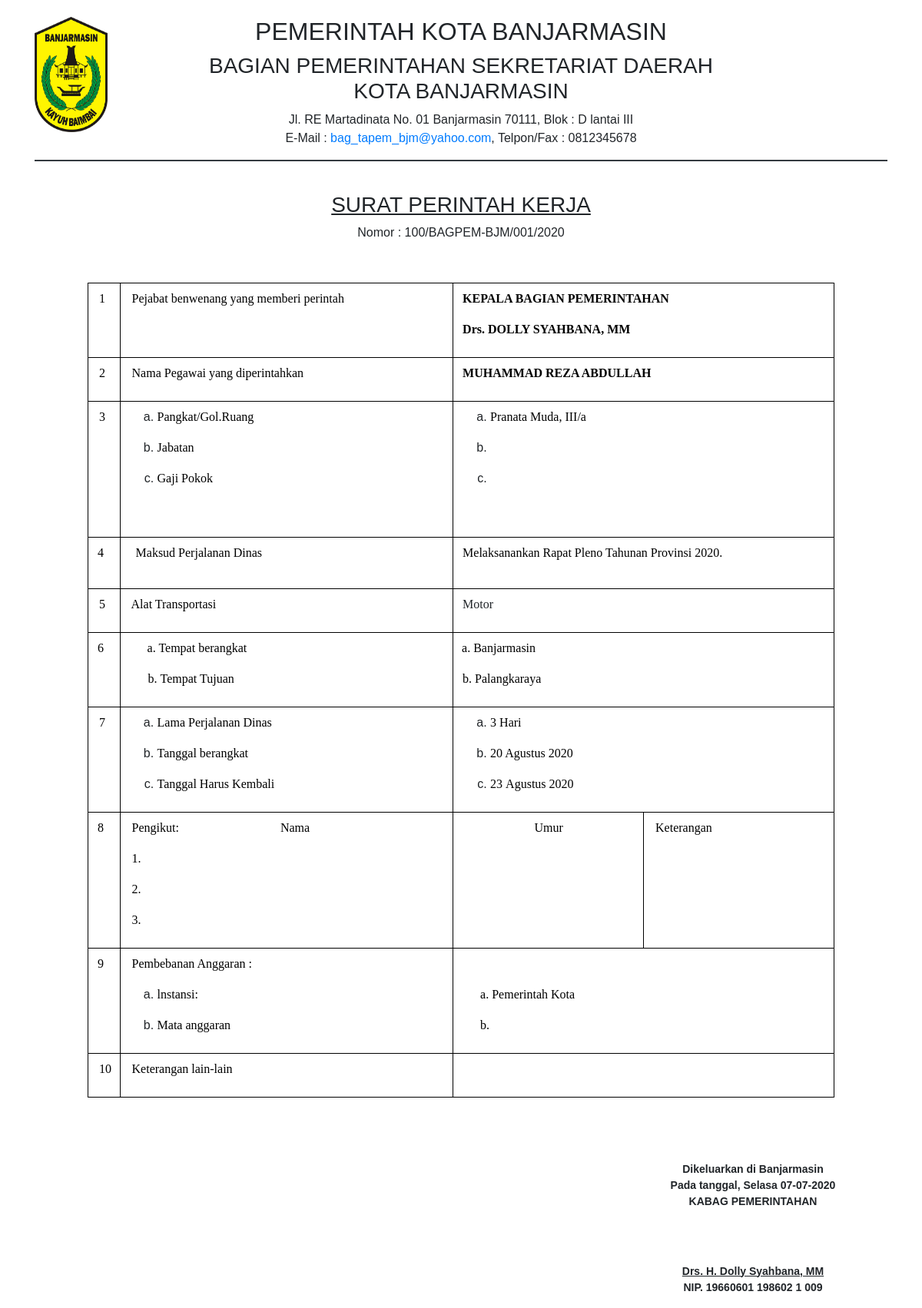
The page /admin/laporan/lap_sk_kerja.php?id=100/BAGPEM-BJM/001/2020 on the database its author committed.
### tables this page shows
CREATE TABLE `surat_keluar` (
  `id_sk` int(11) NOT NULL,
  `pembuat` varchar(225) NOT NULL,
  `no_surat` varchar(225) NOT NULL,
  `tgl_dibuat` datetime NOT NULL,
  `perihal` varchar(225) NOT NULL,
  `penerima` text NOT NULL,
  `isi` longtext NOT NULL,
  `type_surat` varchar(25) NOT NULL,
  `status_surat` int(5) NOT NULL
);

CREATE TABLE `user` (
  `id` int(11) NOT NULL,
  `username` varchar(50) NOT NULL,
  `password` varchar(225) NOT NULL,
  `nama` varchar(255) NOT NULL,
  `nip` varchar(25) NOT NULL,
  `pangkat` varchar(50) NOT NULL,
  `telegram_id` int(25) NOT NULL,
  `images` varchar(100) NOT NULL
);

### connections/tgl_indo.php (called while the page is built)
<?php
    function tgl_indo($indo_tgl){
       $tr   = trim($indo_tgl);
       $indo_tgl    = str_replace(array('Sun', 'Mon', 'Tue', 'Wed', 'Thu', 'Fri', 'Sat', 'January', 'February', 'March', 'April', 'May', 'June', 'July', 'August', 'September', 'October', 'November', 'December'), array('Minggu', 'Senin', 'Selasa', 'Rabu', 'Kamis', 'Jum\'at', 'Sabtu', 'Januari', 'Februari', 'Maret', 'April', 'Mei', 'Juni', 'Juli', 'Agustus', 'September', 'Oktober', 'November', 'Desember'), $tr);
       return $indo_tgl;
   }
 ?>

### admin/laporan/lap_sk_kerja.php (the view, shortened to what this page needs)
<?php include_once '../../assets/kop_surat.php';
include '../../connections/connection_db.php';?>
<?php
$id=$_GET['id'];
$sql=mysqli_query($con,"SELECT * from surat_keluar where no_surat='$id'");
while ($data=mysqli_fetch_array($sql)) {
	$tgl_dibuat=$data['tgl_dibuat'];
	?>
	<div class="row">
		<div class="col-md-12">
			<center>
				<u><h3>SURAT PERINTAH KERJA	</h3></u>
				Nomor : <?php echo $data['no_surat']; ?>
			</center>
		</div>
	</div>
	<br>
	<br>
	<div class="col-md-12" style="margin-top: 5px;">
			<?php echo $data['isi']; ?>
	</div>
	<br>
	<br>
	<div class="row">
		<div class="col-md-6"></div>
		<div class="col-md-2"></div>
		<div class="col-md-4" style="text-align: center; font-size: 14px;font-family: sans-serif;margin-top: 3%;">
			<b>
			Dikeluarkan di Banjarmasin
			<br>
			Pada tanggal, <?php echo tgl_indo(date("D d-m-Y",strtotime($tgl_dibuat))) ?>
<?php } ?>
			<?php
			$query=mysqli_query($con,"select * from user where username='kabag'");
			$user=mysqli_fetch_array($query);
			$ttd=$user['nama'];
			$nip=$user['nip'];
			?>
			<p style="margin-bottom: 70px;">KABAG PEMERINTAHAN</p>
			<p><u><?php echo $ttd; ?></u><br>NIP. <?php echo $nip; ?></p>
		</b>
	</div>
</div>
</div>
</body>
</html>

### assets/kop_surat.php (style rules this page uses)
table { width: 90%; margin-left: 5%; margin-right: 5%; border-collapse: collapse; table-layout: fixed; }
table, th, td { border: 1px solid black; padding: 8px; }
table td { text-align: justify; word-wrap: break-word; }

### rows shown on the page
surat_keluar: no_surat "100/BAGPEM-BJM/001/2020", isi "1 Pejabat benwenang yang memberi perintah KEPALA BAGIAN PEMERINTAHAN Drs. DOLLY SYAHBANA, MM 2 Nama Pegawai yang diperintahkan MUHAMMAD REZA ABDULLAH 3 Pangkat/Gol.Ruang Jabatan Gaji Pokok Pranata Muda, III/a 4 Maksud Perjalanan Dinas Melaksanankan Rapat Pleno Tahunan Provinsi 2020. 5 Alat Transportasi Motor 6 a. Tempat berangkat b. Tempat Tujuan a. Banjarmasin b. Palangkaraya 7 Lama Perjalanan Dinas Tanggal berangkat Tanggal Harus Kembali 3 Hari 20 Agustus 2020 23 Agustus 2020 8 Pengikut: Nama 1. 2. 3. Umur Keterangan 9 Pembebanan Anggaran : lnstansi: Mata anggaran a. Pemerintah Kota b. 10 Keterangan lain-lain", tgl_dibuat "Selasa 07-07-2020"
user: nama "Drs. H. Dolly Syahbana, MM", nip "19660601 198602 1 009"
